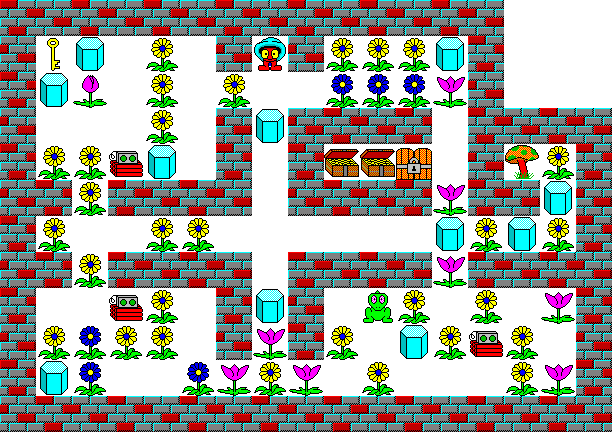

A 2D game scene composited from a Tiled map and its tileset images. What follows is a short description and the map's XML, with each tile layer's data collapsed to a summary:
An orthogonal 17x12 tile map with 36x36 px tiles, 2 tile layers (ground, hazard).

<map version="1.0" orientation="orthogonal" width="17" height="12" tilewidth="36" tileheight="36">
 <tileset firstgid="1" name="tileset" tilewidth="36" tileheight="36">
  <image source="tileset.png" width="256" height="256" />
 </tileset>
 <layer name="ground" width="17" height="12">
  <data>[204 cells, 204 non-empty, 1 distinct tile ids]</data>
 </layer>
 <layer name="hazard" width="17" height="12">
  <data>[204 cells, 156 non-empty, 14 distinct tile ids]</data>
 </layer>
</map>